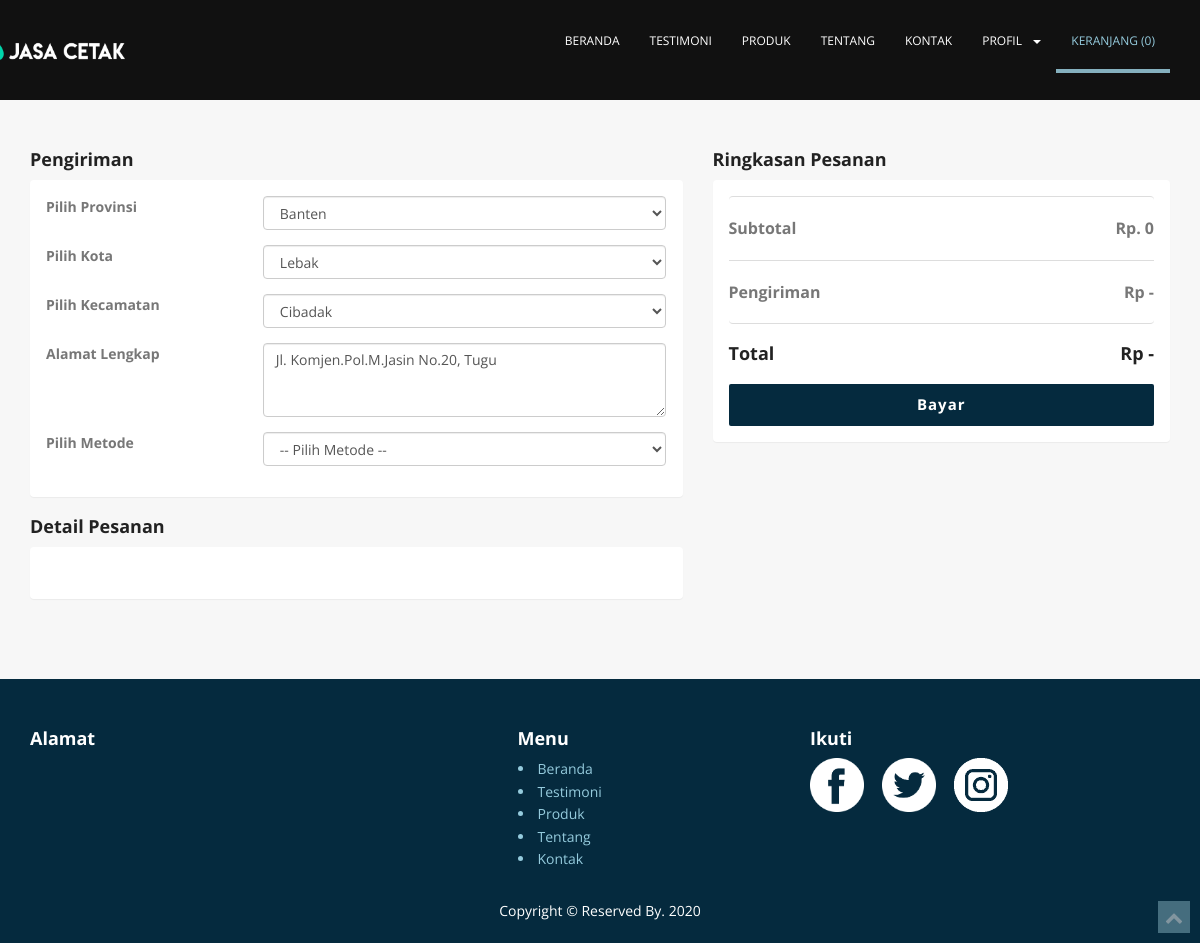
Page /index.php?page=keranjang (signed in) on the earlier database version.
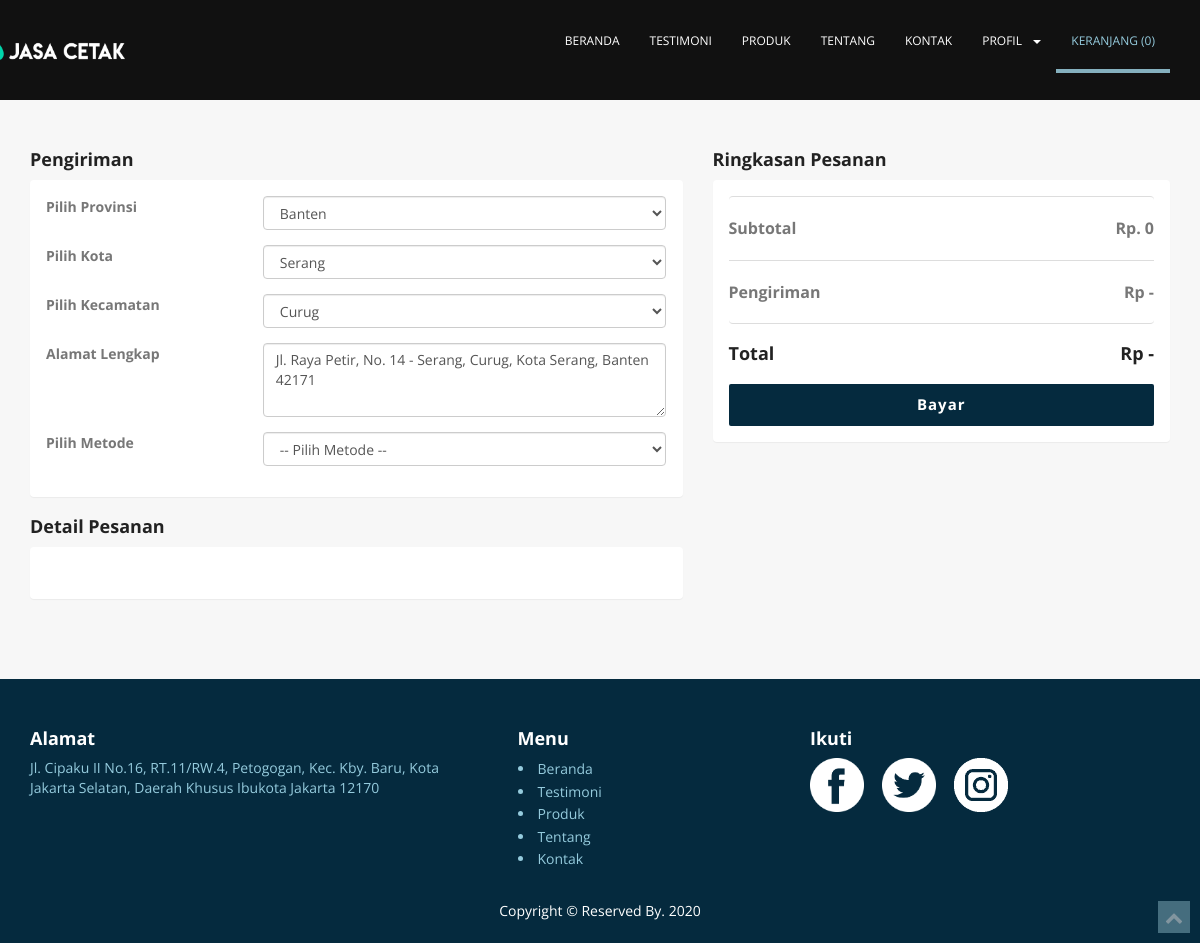
Same page on the later database version.
### tables this page shows
CREATE TABLE IF NOT EXISTS `user` (
  `id_user` int(11) NOT NULL,
  `nama` varchar(50) NOT NULL,
  `foto` varchar(100) NOT NULL DEFAULT 'no-foto.png',
  `email` varchar(50) NOT NULL,
  `telp` varchar(20) NOT NULL,
  `provinsi` varchar(100) NOT NULL,
  `kota` varchar(100) NOT NULL,
  `kecamatan` varchar(100) NOT NULL,
  `alamat` varchar(200) NOT NULL,
  `keterangan` varchar(200) NOT NULL,
  `password` varchar(255) NOT NULL
);

CREATE TABLE IF NOT EXISTS `info_toko` (
  `alamat` varchar(255) NOT NULL,
  `email` varchar(50) NOT NULL,
  `telp` varchar(20) NOT NULL,
  `fax` varchar(20) NOT NULL,
  `bank` varchar(20) NOT NULL,
  `atas_nama` varchar(50) NOT NULL,
  `rek` varchar(20) NOT NULL,
  `facebook` varchar(100) NOT NULL,
  `twitter` varchar(100) NOT NULL,
  `instagram` varchar(100) NOT NULL
);

### sistem/content.php (called while the page is built, shortened)
<?php
include_once 'koneksi.php';
$info = mysqli_fetch_assoc(mysqli_query($koneksi, "SELECT * FROM info_toko"));

### views/keranjang.php (the view, shortened to what the changed rows need)
<?php
$pengiriman = mysqli_fetch_assoc(mysqli_query($koneksi, "SELECT * FROM user WHERE id_user = '$_SESSION[id]'"));
$query_prov = mysqli_query($koneksi, "SELECT nama_prov FROM ongkir GROUP BY nama_prov");
$query_kota = mysqli_query($koneksi, "SELECT nama_kota FROM ongkir WHERE nama_prov LIKE '%$pengiriman[provinsi]%' GROUP BY nama_kota");
$query_kec = mysqli_query($koneksi, "SELECT nama_kec FROM ongkir WHERE nama_kota LIKE '%$pengiriman[kota]%' GROUP BY nama_kec");
?>
<section class="section" id="keranjang">
    <div class="container">
        <form action="sistem/tambah_transaksi.php" method="post">
            <div class="row">
                <div class="col-md-7 col-sm-12">
                    <div class="panel">
                        <div class="panel-body">
                            <div class="form-group row">
                                <div class="col-sm-8">
                                    <select name="provinsi" id="provinsi" class="form-control" data-term="nama_prov" data-target="nama_kota" sectar="kota">
                                        <?php while ($rp = mysqli_fetch_assoc($query_prov)): ?>
                                            <option value="<?= $rp['nama_prov'] ?>" <?= ($rp['nama_prov'] == $pengiriman['provinsi']) ? 'selected' : '' ?>><?= $rp['nama_prov'] ?></option>
                                        <?php endwhile; ?>
                                    </select>
                                </div>
                            </div>
                            <div class="form-group row">
                                <div class="col-sm-8">
                                    <select name="kota" id="kota" class="form-control" data-term="nama_kota" data-target="nama_kec" sectar="kecamatan">
                                        <?php while ($rko = mysqli_fetch_assoc($query_kota)): ?>
                                            <option value="<?= $rko['nama_kota'] ?>" <?= ($rko['nama_kota'] == $pengiriman['kota']) ? 'selected' : '' ?>><?= $rko['nama_kota'] ?></option>
                                        <?php endwhile; ?>
                                    </select>
                                </div>
                            </div>
                            <div class="form-group row">
                                <div class="col-sm-8">
                                    <select name="kecamatan" id="kecamatan" class="form-control" data-term="nama_kec" data-target="metode" sectar="metode">
                                        <?php while ($rke = mysqli_fetch_assoc($query_kec)): ?>
                                            <option value="<?= $rke['nama_kec'] ?>" <?= ($rke['nama_kec'] == $pengiriman['kecamatan']) ? 'selected' : '' ?>><?= $rke['nama_kec'] ?></option>
                                        <?php endwhile; ?>
                                    </select>
                                </div>
                            </div>
                            <div class="form-group row">
                                <div class="col-sm-8">
                                    <textarea name="alamat" id="alamat" rows="3" class="form-control" placeholder="Alamat Lengkap"><?= $pengiriman['alamat'] ?></textarea>
                                </div>
                            </div>
                        </div>
                    </div>
                </div>
            </div>
        </form>
    </div>
</section>

### index.php (shortened to what the changed rows need)
<?php include_once "sistem/content.php" ?>
<!DOCTYPE html>
<html>
<head>
  <link rel="stylesheet" href="assets/css/flexslider.css" type="text/css">
  <link rel="stylesheet" href="assets/css/bootstrap.min.css">
  <link rel="stylesheet" href="assets/css/style.css">
  <link rel="stylesheet" href="assets/css/skins/default.css">
</head>
<body>
  <div class="main-content">
    <?php include $page ?>
  </div>
  <section id="footer" class="section footer">
    <div class="container">
      <div class="row">
          <div class="col-md-5 col-sm-12">
              <div class="footer-content">
                  <address>
                    <?= $info['alamat'] ?>
                  </address>
              </div>
          </div>
      </div>
    </div>
  </section>
</body>
</html>

Differences in the rows shown:
changed user "Banten": kota "Lebak" → "Serang"; kecamatan "Cibadak" → "Curug"; alamat "Jl. Komjen.Pol.M.Jasin No.20, Tugu" → "Jl. Raya Petir, No. 14 - Serang, Curug, Kota Serang, Banten 42171"
added info_toko: alamat "Jl. Cipaku II No.16, RT.11/RW.4, Petogogan, Kec. Kby. Baru, Kota Jakarta Selatan, Daerah Khusus Ibukota Jakarta 12170"
